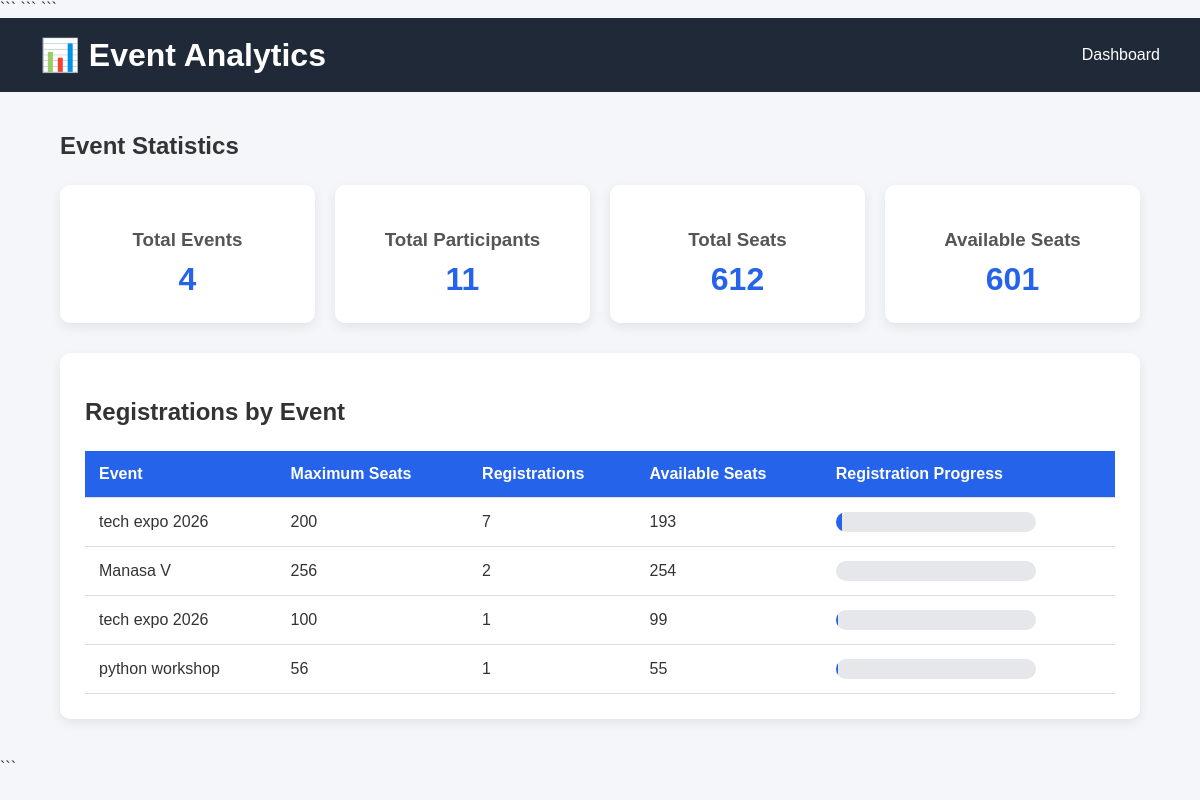
Page /analytics/ (signed in) on the committed database.
### events/models.py (models this page shows, shortened)
class Event(models.Model):
    name = models.CharField(max_length=200)
    description = models.TextField()
    date = models.DateField()
    time = models.TimeField()
    venue = models.CharField(max_length=200)
    organizer = models.CharField(max_length=200)
    max_participants = models.PositiveIntegerField()
    created_at = models.DateTimeField(auto_now_add=True)

### events/views.py (the view)
@login_required
def analytics(request):
    events = Event.objects.all().order_by(
        'date',
        'time'
    )
    total_events = Event.objects.count()
    total_participants = Registration.objects.count()
    total_seats = sum(
        event.max_participants
        for event in events
    )
    available_seats = (
        total_seats
        - total_participants
    )
    for event in events:
        event.registration_count = Registration.objects.filter(
            event=event
        ).count()
        event.remaining_seats = (
            event.max_participants
            - event.registration_count
        )
        if event.max_participants > 0:
            event.percentage = (
                event.registration_count * 100
            ) // event.max_participants
        else:
            event.percentage = 0
    return render(
        request,
        'events/analytics.html',
        {
            'events': events,
            'total_events': total_events,
            'total_participants': total_participants,
            'total_seats': total_seats,
            'available_seats': available_seats,
        }
    )

### events/templates/events/analytics.html (shortened to what this page needs)
<!DOCTYPE html>
<html lang="en">
<head>
```
</head>
<body>
```
<div class="navbar">
    <h1>📊 Event Analytics</h1>
    <a href="{% url 'dashboard' %}">
        Dashboard
    </a>
</div>
<div class="container">
    <h2>Event Statistics</h2>
    <div class="cards">
        <div class="card">
            <h3>Total Events</h3>
            <h2>
                {{ total_events }}
            </h2>
        </div>
        <div class="card">
            <h3>Total Participants</h3>
            <h2>
                {{ total_participants }}
            </h2>
        </div>
        <div class="card">
            <h3>Total Seats</h3>
            <h2>
                {{ total_seats }}
            </h2>
        </div>
        <div class="card">
            <h3>Available Seats</h3>
            <h2>
                {{ available_seats }}
            </h2>
        </div>
    </div>
    <div class="event-section">
        <h2>
            Registrations by Event
        </h2>
        <table>
            <thead>
                <tr>
                    <th>Event</th>
                    <th>Maximum Seats</th>
                    <th>Registrations</th>
                    <th>Available Seats</th>
                    <th>Registration Progress</th>
                </tr>
            </thead>
            <tbody>
                {% for event in events %}
                <tr>
                    <td>
                        {{ event.name }}
                    </td>
                    <td>
                        {{ event.max_participants }}
                    </td>
                    <td>
                        {{ event.registration_count }}
                    </td>
                    <td>
                        {{ event.remaining_seats }}
                    </td>
                    <td>
                        <div class="bar-container">
                            <div
                                class="bar"
                                style="width: {{ event.percentage }}%;"
                            >
                            </div>
                        </div>
                    </td>
                </tr>
                {% empty %}
                <tr>
                    <td colspan="5">
                        No events available.
                    </td>
                </tr>
                {% endfor %}
            </tbody>
        </table>
    </div>
</div>
```
</body>
</html>

### events/templates/events/analytics.html (style rules this page uses)
body { margin: 0; font-family: Arial, sans-serif; background: #f4f6f9; color: #333; }
.navbar { background: #1f2937; color: white; padding: 18px 40px; display: flex; justify-content: space-between; align-items: center; }
.navbar h1 { margin: 0; }
.navbar a { color: white; text-decoration: none; }
.container { width: 90%; max-width: 1100px; margin: 40px auto; }
.container h2 { margin-bottom: 25px; }
.cards { display: grid; grid-template-columns: repeat(4, 1fr); gap: 20px; margin-bottom: 30px; }
.card { background: white; padding: 25px; border-radius: 10px; box-shadow: 0 4px 12px rgba(0, 0, 0, 0.08); text-align: center; }
.card h3 { margin-bottom: 10px; color: #555; }
.card h2 { margin: 0; color: #2563eb; font-size: 32px; }
.event-section { background: white; padding: 25px; border-radius: 10px; box-shadow: 0 4px 12px rgba(0, 0, 0, 0.08); }
table { width: 100%; border-collapse: collapse; }
th, td { padding: 14px; text-align: left; border-bottom: 1px solid #ddd; }
th { background: #2563eb; color: white; }
.bar-container { width: 200px; background: #e5e7eb; border-radius: 10px; overflow: hidden; }
.bar { height: 20px; background: #2563eb; }

### rows in the picture
Event: name "tech expo 2026", max_participants "200", registration_count "7", remaining_seats "193", {{ event.percentage }} 3 (drawn)
Event: name "Manasa V", max_participants "256", registration_count "2", remaining_seats "254"
Event: name "tech expo 2026", max_participants "100", registration_count "1", remaining_seats "99"
Event: name "python workshop", max_participants "56", registration_count "1", remaining_seats "55"

### other values in the picture
{{ total_events }} "4"
{{ total_participants }} "11"
{{ total_seats }} "612"
{{ available_seats }} "601"
